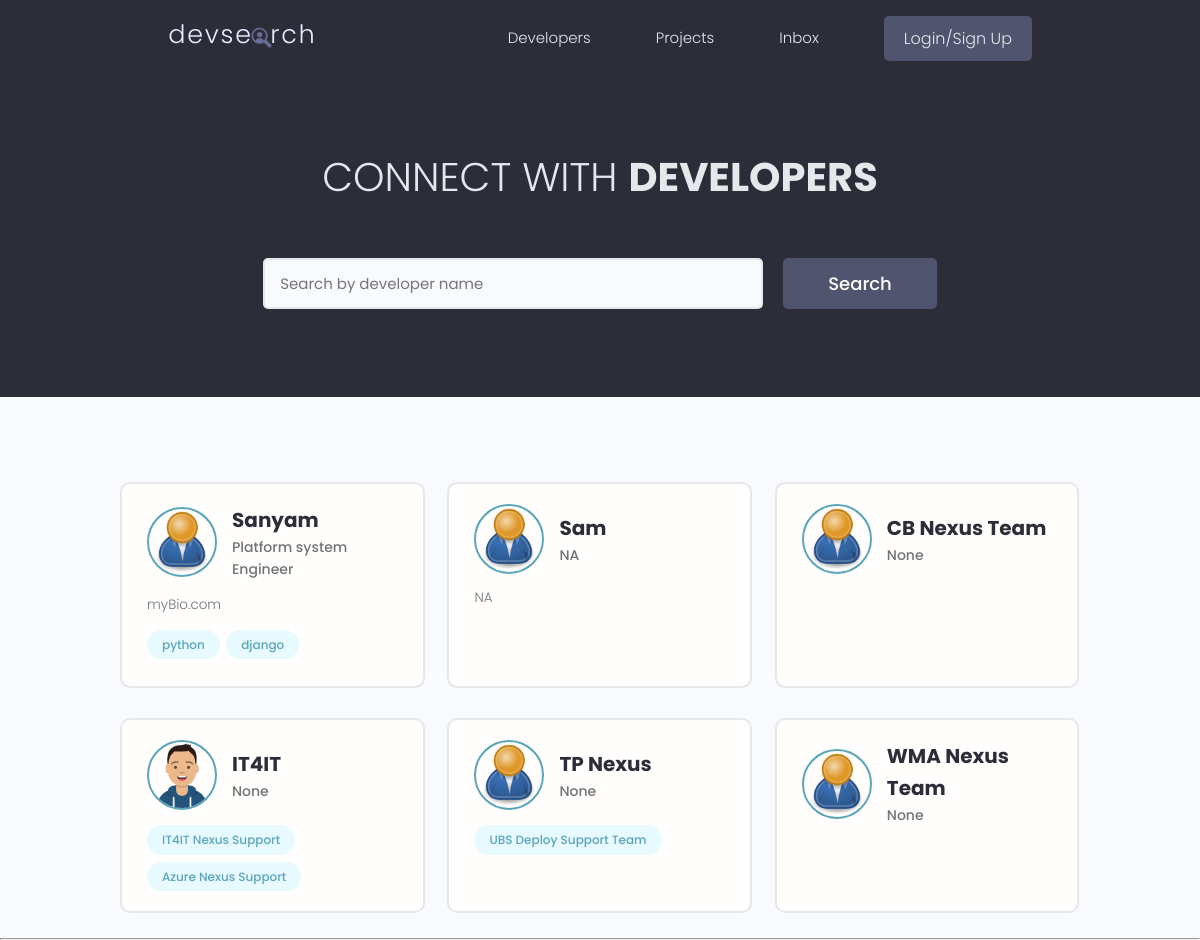
The app's page /, older data.
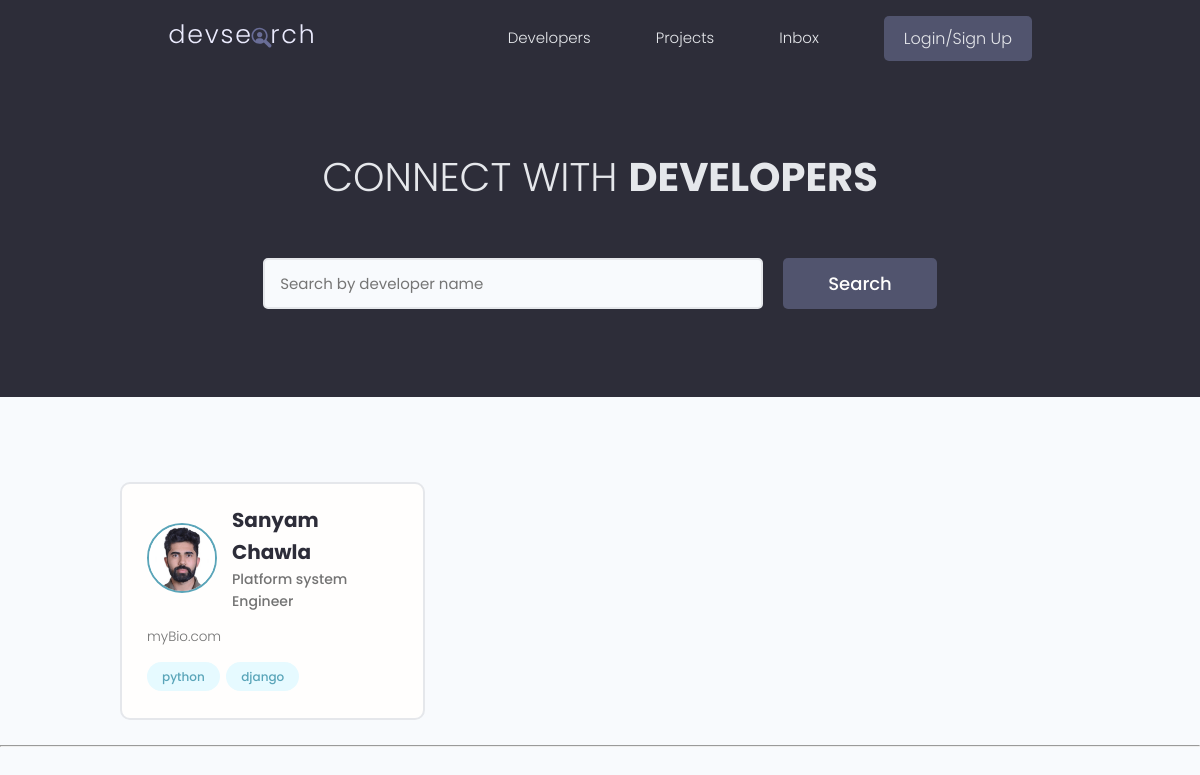
The same page, newer data.
### users/models.py (models this page shows, shortened)
class Profile(models.Model):
    user = models.OneToOneField(User, on_delete=models.CASCADE, blank=True, null=True)
    name = models.CharField(max_length=200, blank=True, null=True)
    username = models.CharField(max_length=200, blank=True, null=True)
    location = models.CharField(max_length=200, blank=True, null=True)
    email = models.EmailField(max_length=500, blank=True, null=True)
    short_intro = models.CharField(max_length=500, blank=True, null=True)
    bio = models.TextField(blank=True, null=True)
    profile_image = models.ImageField(null=True, blank=True, upload_to='profiles/', default='profiles/user-default.png')
    social_github = models.CharField(max_length=200, blank=True, null=True)
    social_twitter = models.CharField(max_length=200, blank=True, null=True)
    social_linkedin = models.CharField(max_length=200, blank=True, null=True)
    social_youtube = models.CharField(max_length=200, blank=True, null=True)
    social_website = models.CharField(max_length=200, blank=True, null=True)
    created = models.DateTimeField(auto_now_add=True)
    id = models.UUIDField(default=uuid.uuid4, unique=True, primary_key=True, editable=False)

class Skill(models.Model):
    owner = models.ForeignKey(Profile, on_delete=models.CASCADE, null=True)
    name = models.CharField(max_length=200, blank=True, null=True)
    description = models.TextField(blank=True, null=True)
    created = models.DateTimeField(auto_now_add=True)
    id = models.UUIDField(default=uuid.uuid4, unique=True, primary_key=True, editable=False)
    def __str__(self) -> str:
        return str(self.name)

### users/views.py (the view)
# urls.py: path('', views.profiles, name='profiles'),
def profiles(request):
    profiles = Profile.objects.all()
    context = {'profiles': profiles}
    return render(request, 'users/profiles.html', context)

### users/templates/users/profiles.html (shortened to what this page needs)
{% extends 'mainTemplate.html' %}
{% block content %}
  <main class="home">
    <section class="hero-section text-center">
      <div class="container container--narrow">
        <div class="hero-section__box">
          <h2>CONNECT WITH <span>DEVELOPERS</span></h2>
        </div>
        <div class="hero-section__search">
          <form class="form" action="#" method="get">
            <div class="form__field">
              <input class="input input--text" id="formInput#search" type="text" name="text"
                placeholder="Search by developer name" />
            </div>
            <input class="btn btn--sub btn--lg" type="submit" value="Search" />
          </form>
        </div>
      </div>
    </section>
    <section class="devlist">
      <div class="container">
        <div class="grid grid--three">
        {% for profile in profiles %}
          <div class="column card">
            <div class="dev">
              <a href="{% url 'user-profile' profile.id %}" class="card__body">
                <div class="dev__profile">
                  <img class="avatar avatar--md" src="{{ profile.profile_image.url }}" alt="image" />
                  <div class="dev__meta">
                    <h3>{{profile.name}}</h3>
                    <h5>{{profile.short_intro|slice:"60"}}</h5>
                  </div>
                </div>
                <p class="dev__info">
                  {{profile.bio|slice:"150"}}
                </p>
                <div class="dev__skills">
                  {% for skill in profile.skill_set.all|slice:'5' %}
                  <span class="tag tag--pill tag--main">
                    <small>{{skill}}</small>
                  </span>
                  {% endfor %}
                </div>
              </a>
            </div>
          </div>
        {% endfor %}
        </div>
      </div>
    </section>
  </main>
{% endblock content %}

Row changes from the older to the newer data that the page shows:
removed Profile: profile_image (placeholder picture), name "Sam", short_intro "NA", bio "NA"
removed Profile: profile_image (placeholder picture), name "CB Nexus Team", short_intro "None"
removed Profile: profile_image (picture), name "IT4IT", short_intro "None"
removed Skill: name "IT4IT Nexus Support", shown under "IT4IT"
removed Skill: name "Azure Nexus Support", shown under "IT4IT"
removed Profile: profile_image (placeholder picture), name "TP Nexus", short_intro "None"
removed Skill: name "UBS Deploy Support Team", shown under "TP Nexus"
removed Profile: profile_image (placeholder picture), name "WMA Nexus Team", short_intro "None"
changed Profile "Platform system Engineer": profile_image: picture added in place of a placeholder; name "Sanyam" → "Sanyam Chawla"
